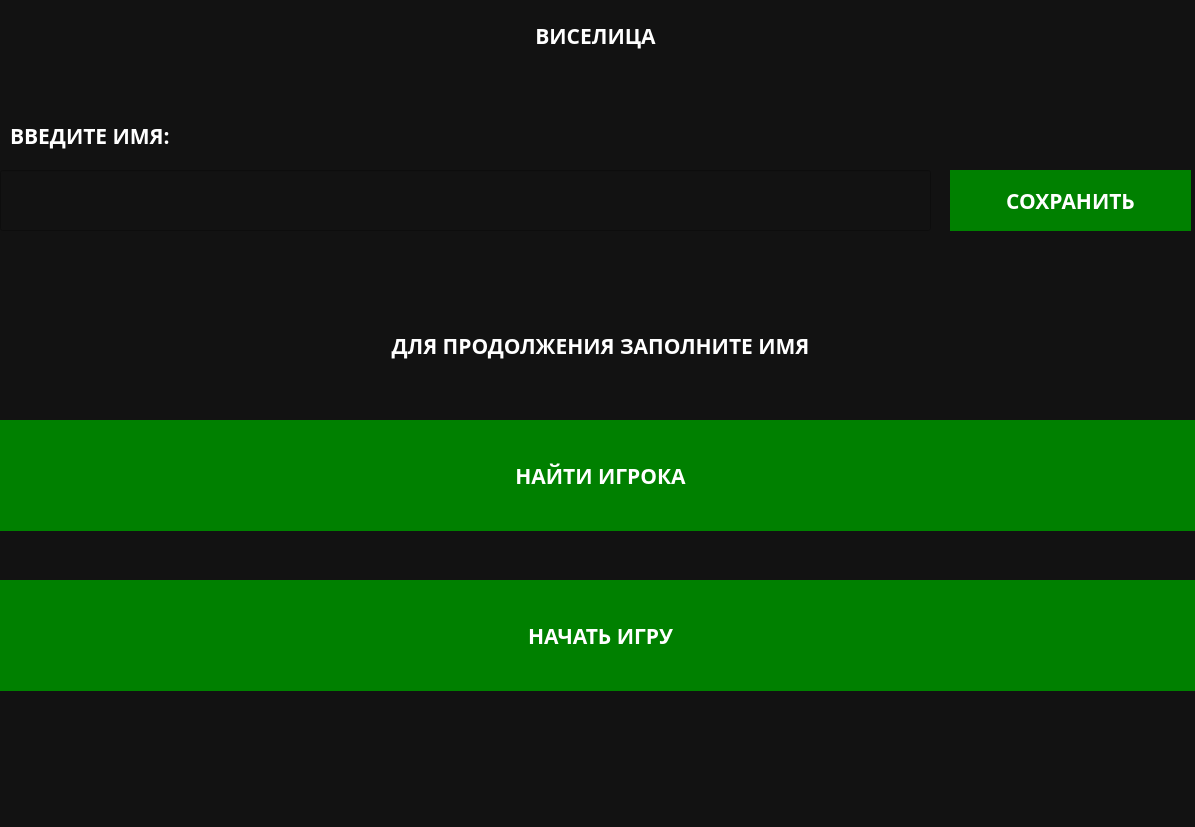
<?xml version="1.0" encoding="UTF-8"?>
<ui version="4.0">
 <class>MainWindow</class>
 <widget class="QMainWindow" name="MainWindow">
  <property name="geometry">
   <rect>
    <x>0</x>
    <y>0</y>
    <width>1195</width>
    <height>827</height>
   </rect>
  </property>
  <property name="windowTitle">
   <string>Gallows</string>
  </property>
  <property name="styleSheet">
   <string notr="true">QWidget {
	color: white;
	background-color: #121212;
	font-family: Rubik;
	font-size: 16pt;
	font-weight: 600;
}
QPushButton {
	background-color: green;
	border: none;
}
QPushButton:hover {
	background-color: #7CFC00;
}

QPushButton:pressed {
	background-color: #228B22;
}

pushButton {
	background-color: white;
	border: none;
}</string>
  </property>
  <widget class="QWidget" name="centralwidget">
   <widget class="QPushButton" name="search_btn">
    <property name="enabled">
     <bool>true</bool>
    </property>
    <property name="geometry">
     <rect>
      <x>0</x>
      <y>420</y>
      <width>1201</width>
      <height>111</height>
     </rect>
    </property>
    <property name="text">
     <string>НАЙТИ ИГРОКА</string>
    </property>
    <property name="checkable">
     <bool>false</bool>
    </property>
    <property name="checked">
     <bool>false</bool>
    </property>
   </widget>
   <widget class="QLabel" name="label">
    <property name="geometry">
     <rect>
      <x>0</x>
      <y>10</y>
      <width>1191</width>
      <height>51</height>
     </rect>
    </property>
    <property name="sizePolicy">
     <sizepolicy hsizetype="Preferred" vsizetype="Maximum">
      <horstretch>0</horstretch>
      <verstretch>0</verstretch>
     </sizepolicy>
    </property>
    <property name="text">
     <string>ВИСЕЛИЦА</string>
    </property>
    <property name="textFormat">
     <enum>Qt::AutoText</enum>
    </property>
    <property name="scaledContents">
     <bool>false</bool>
    </property>
    <property name="alignment">
     <set>Qt::AlignCenter</set>
    </property>
   </widget>
   <widget class="QPushButton" name="play_btn">
    <property name="geometry">
     <rect>
      <x>0</x>
      <y>580</y>
      <width>1201</width>
      <height>111</height>
     </rect>
    </property>
    <property name="text">
     <string>НАЧАТЬ ИГРУ</string>
    </property>
    <property name="checkable">
     <bool>false</bool>
    </property>
    <property name="checked">
     <bool>false</bool>
    </property>
   </widget>
   <widget class="QPushButton" name="save_btn">
    <property name="geometry">
     <rect>
      <x>950</x>
      <y>170</y>
      <width>241</width>
      <height>61</height>
     </rect>
    </property>
    <property name="text">
     <string>СОХРАНИТЬ</string>
    </property>
   </widget>
   <widget class="QLineEdit" name="name_line">
    <property name="geometry">
     <rect>
      <x>0</x>
      <y>170</y>
      <width>931</width>
      <height>61</height>
     </rect>
    </property>
    <property name="maxLength">
     <number>20</number>
    </property>
    <property name="alignment">
     <set>Qt::AlignCenter</set>
    </property>
   </widget>
   <widget class="QLabel" name="name_label">
    <property name="geometry">
     <rect>
      <x>10</x>
      <y>120</y>
      <width>281</width>
      <height>31</height>
     </rect>
    </property>
    <property name="text">
     <string>ВВЕДИТЕ ИМЯ:</string>
    </property>
   </widget>
   <widget class="QLabel" name="status">
    <property name="geometry">
     <rect>
      <x>10</x>
      <y>320</y>
      <width>1181</width>
      <height>51</height>
     </rect>
    </property>
    <property name="text">
     <string>ДЛЯ ПРОДОЛЖЕНИЯ ЗАПОЛНИТЕ ИМЯ</string>
    </property>
    <property name="alignment">
     <set>Qt::AlignCenter</set>
    </property>
   </widget>
  </widget>
 </widget>
 <resources/>
 <connections/>
</ui>
